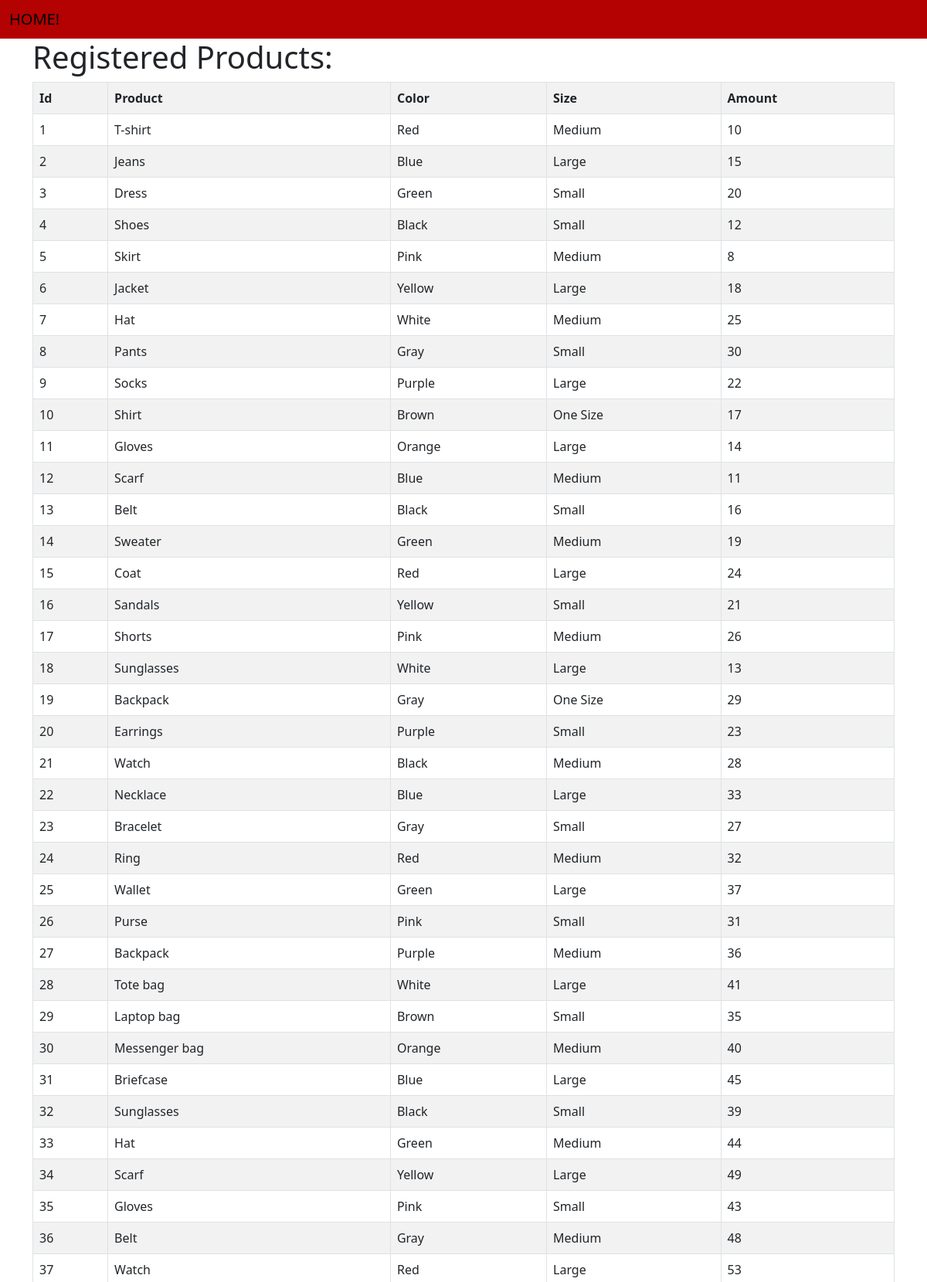
Screenshot of /register/ (upper part) with the database file from the repository.
### app_register/models.py (models this page shows)
class product_info(models.Model):
    product_id = models.AutoField(primary_key=True)
    product_name = models.TextField(max_length=255)
    product_color = models.TextField(max_length=255)
    product_size = models.TextField(max_length=255)
    product_amount = models.IntegerField()

### app_register/views.py (the view)
# urls.py: path('register/', views.register_page, name= 'register_page'),
def register_page(request):
    products = {
    'products': product_info.objects.all()
    }
    return render(request, 'register/product_list.html', products)

### app_register/templates/register/product_list.html (shortened to what this page needs)
{% extends 'register/gohome.html' %}
{% block page %}
<div class="container">
  <h1>Registered Products:</h1>
  <table class="table table-bordered table-striped">      <tr>
          <th>Id</th>
          <th>Product</th>
          <th>Color</th>
          <th>Size</th>
          <th>Amount</th>
      </tr>
      {% for pd in products %}
      <tr>
          <td>{{ pd.product_id }}</td>
          <td>{{ pd.product_name }}</td>
          <td>{{ pd.product_color }}</td>
          <td>{{ pd.product_size }}</td>
          <td>{{ pd.product_amount }}</td>
      </tr>
      {% endfor %}
  </table>
</div>
{% endblock %}

### app_register/templates/register/gohome.html (shortened to what this page needs)
<!doctype html>
<html lang="en">
  <head>
    <link href="https://cdn.jsdelivr.net/npm/bootstrap@5.0.2/dist/css/bootstrap.min.css" rel="stylesheet">
  </head>
  <body>
    <nav style="background-color: rgb(180, 1, 1) !important;" class="navbar navbar-light bg-light">
        <div class="container-fluid">
            <span class="navbar-brand mb-0 h1"><a style="text-decoration: none;color: rgb(0, 0, 0)" href="{% url 'home' %}">HOME!</a></span>
        </div>
    </nav>
    {% block page %}
    {% endblock %}
  </body>
</html>

### rows the page displays
product_info: product_id "1", product_name "T-shirt", product_color "Red", product_size "Medium", product_amount "10"
product_info: product_id "2", product_name "Jeans", product_color "Blue", product_size "Large", product_amount "15"
product_info: product_id "3", product_name "Dress", product_color "Green", product_size "Small", product_amount "20"
product_info: product_id "4", product_name "Shoes", product_color "Black", product_size "Small", product_amount "12"
product_info: product_id "5", product_name "Skirt", product_color "Pink", product_size "Medium", product_amount "8"
product_info: product_id "6", product_name "Jacket", product_color "Yellow", product_size "Large", product_amount "18"
product_info: product_id "7", product_name "Hat", product_color "White", product_size "Medium", product_amount "25"
product_info: product_id "8", product_name "Pants", product_color "Gray", product_size "Small", product_amount "30"
product_info: product_id "9", product_name "Socks", product_color "Purple", product_size "Large", product_amount "22"
product_info: product_id "10", product_name "Shirt", product_color "Brown", product_size "One Size", product_amount "17"
product_info: product_id "11", product_name "Gloves", product_color "Orange", product_size "Large", product_amount "14"
product_info: product_id "12", product_name "Scarf", product_color "Blue", product_size "Medium", product_amount "11"
product_info: product_id "13", product_name "Belt", product_color "Black", product_size "Small", product_amount "16"
product_info: product_id "14", product_name "Sweater", product_color "Green", product_size "Medium", product_amount "19"
product_info: product_id "15", product_name "Coat", product_color "Red", product_size "Large", product_amount "24"
product_info: product_id "16", product_name "Sandals", product_color "Yellow", product_size "Small", product_amount "21"
product_info: product_id "17", product_name "Shorts", product_color "Pink", product_size "Medium", product_amount "26"
product_info: product_id "18", product_name "Sunglasses", product_color "White", product_size "Large", product_amount "13"
product_info: product_id "19", product_name "Backpack", product_color "Gray", product_size "One Size", product_amount "29"
product_info: product_id "20", product_name "Earrings", product_color "Purple", product_size "Small", product_amount "23"
product_info: product_id "21", product_name "Watch", product_color "Black", product_size "Medium", product_amount "28"
product_info: product_id "22", product_name "Necklace", product_color "Blue", product_size "Large", product_amount "33"
product_info: product_id "23", product_name "Bracelet", product_color "Gray", product_size "Small", product_amount "27"
product_info: product_id "24", product_name "Ring", product_color "Red", product_size "Medium", product_amount "32"
product_info: product_id "25", product_name "Wallet", product_color "Green", product_size "Large", product_amount "37"
product_info: product_id "26", product_name "Purse", product_color "Pink", product_size "Small", product_amount "31"
product_info: product_id "27", product_name "Backpack", product_color "Purple", product_size "Medium", product_amount "36"
product_info: product_id "28", product_name "Tote bag", product_color "White", product_size "Large", product_amount "41"
product_info: product_id "29", product_name "Laptop bag", product_color "Brown", product_size "Small", product_amount "35"
product_info: product_id "30", product_name "Messenger bag", product_color "Orange", product_size "Medium", product_amount "40"
product_info: product_id "31", product_name "Briefcase", product_color "Blue", product_size "Large", product_amount "45"
product_info: product_id "32", product_name "Sunglasses", product_color "Black", product_size "Small", product_amount "39"
product_info: product_id "33", product_name "Hat", product_color "Green", product_size "Medium", product_amount "44"
product_info: product_id "34", product_name "Scarf", product_color "Yellow", product_size "Large", product_amount "49"
product_info: product_id "35", product_name "Gloves", product_color "Pink", product_size "Small", product_amount "43"
product_info: product_id "36", product_name "Belt", product_color "Gray", product_size "Medium", product_amount "48"
product_info: product_id "37", product_name "Watch", product_color "Red", product_size "Large", product_amount "53"
